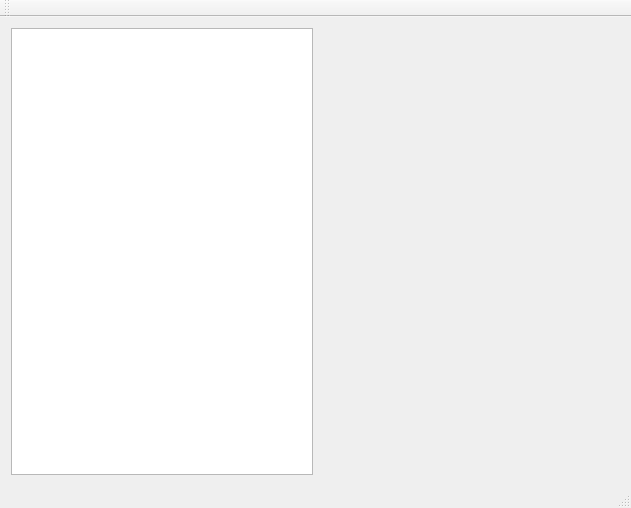
<?xml version="1.0" encoding="UTF-8"?>
<ui version="4.0">
 <class>RGraphicsLibTestClass</class>
 <widget class="QMainWindow" name="RGraphicsLibTestClass">
  <property name="geometry">
   <rect>
    <x>0</x>
    <y>0</y>
    <width>631</width>
    <height>508</height>
   </rect>
  </property>
  <property name="windowTitle">
   <string>RGraphicsLibTest</string>
  </property>
  <widget class="QWidget" name="centralWidget">
   <layout class="QHBoxLayout" name="horizontalLayout">
    <item>
     <widget class="RGraphicsView" name="graphicsView"/>
    </item>
    <item>
     <layout class="QVBoxLayout" name="verticalLayout">
      <item>
       <widget class="QStackedWidget" name="stackedWidget">
        <property name="currentIndex">
         <number>-1</number>
        </property>
       </widget>
      </item>
     </layout>
    </item>
   </layout>
  </widget>
  <widget class="QMenuBar" name="menuBar">
   <property name="geometry">
    <rect>
     <x>0</x>
     <y>0</y>
     <width>631</width>
     <height>23</height>
    </rect>
   </property>
  </widget>
  <widget class="QToolBar" name="mainToolBar">
   <attribute name="toolBarArea">
    <enum>TopToolBarArea</enum>
   </attribute>
   <attribute name="toolBarBreak">
    <bool>false</bool>
   </attribute>
  </widget>
  <widget class="QStatusBar" name="statusBar"/>
 </widget>
 <layoutdefault spacing="6" margin="11"/>
 <customwidgets>
  <customwidget>
   <class>RGraphicsView</class>
   <extends>QGraphicsView</extends>
   <header>RGraphicsView.h</header>
  </customwidget>
 </customwidgets>
 <resources>
  <include location="RGraphicsLibTest.qrc"/>
 </resources>
 <connections/>
</ui>
